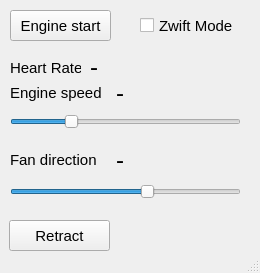
<?xml version="1.0" encoding="UTF-8"?>
<ui version="4.0">
 <class>MainWindow</class>
 <widget class="QMainWindow" name="MainWindow">
  <property name="geometry">
   <rect>
    <x>0</x>
    <y>0</y>
    <width>260</width>
    <height>273</height>
   </rect>
  </property>
  <property name="windowTitle">
   <string>MainWindow</string>
  </property>
  <property name="autoFillBackground">
   <bool>false</bool>
  </property>
  <widget class="QWidget" name="centralwidget">
   <widget class="QCheckBox" name="zwiftModeCheckBox">
    <property name="geometry">
     <rect>
      <x>140</x>
      <y>10</y>
      <width>101</width>
      <height>31</height>
     </rect>
    </property>
    <property name="font">
     <font>
      <pointsize>11</pointsize>
     </font>
    </property>
    <property name="text">
     <string>Zwift Mode</string>
    </property>
   </widget>
   <widget class="QSlider" name="engineSlider">
    <property name="geometry">
     <rect>
      <x>10</x>
      <y>111</y>
      <width>231</width>
      <height>21</height>
     </rect>
    </property>
    <property name="minimum">
     <number>800</number>
    </property>
    <property name="maximum">
     <number>1200</number>
    </property>
    <property name="value">
     <number>900</number>
    </property>
    <property name="orientation">
     <enum>Qt::Horizontal</enum>
    </property>
   </widget>
   <widget class="QSlider" name="servoPitchSlider">
    <property name="geometry">
     <rect>
      <x>10</x>
      <y>181</y>
      <width>231</width>
      <height>21</height>
     </rect>
    </property>
    <property name="minimum">
     <number>20</number>
    </property>
    <property name="maximum">
     <number>70</number>
    </property>
    <property name="value">
     <number>50</number>
    </property>
    <property name="orientation">
     <enum>Qt::Horizontal</enum>
    </property>
   </widget>
   <widget class="QLabel" name="heartRateTextLabel">
    <property name="geometry">
     <rect>
      <x>10</x>
      <y>57</y>
      <width>71</width>
      <height>21</height>
     </rect>
    </property>
    <property name="font">
     <font>
      <pointsize>11</pointsize>
     </font>
    </property>
    <property name="text">
     <string>Heart Rate:</string>
    </property>
   </widget>
   <widget class="QLabel" name="heartRateValueLabel">
    <property name="geometry">
     <rect>
      <x>90</x>
      <y>57</y>
      <width>151</width>
      <height>20</height>
     </rect>
    </property>
    <property name="font">
     <font>
      <pointsize>18</pointsize>
     </font>
    </property>
    <property name="text">
     <string>-</string>
    </property>
   </widget>
   <widget class="QLabel" name="engineRPMTextLabel">
    <property name="geometry">
     <rect>
      <x>10</x>
      <y>82</y>
      <width>101</width>
      <height>21</height>
     </rect>
    </property>
    <property name="font">
     <font>
      <pointsize>11</pointsize>
     </font>
    </property>
    <property name="text">
     <string>Engine speed</string>
    </property>
   </widget>
   <widget class="QLabel" name="engineRPMValueLabel">
    <property name="geometry">
     <rect>
      <x>116</x>
      <y>82</y>
      <width>101</width>
      <height>21</height>
     </rect>
    </property>
    <property name="font">
     <font>
      <pointsize>18</pointsize>
     </font>
    </property>
    <property name="text">
     <string>-</string>
    </property>
   </widget>
   <widget class="QLabel" name="servoPitchTextLabel">
    <property name="geometry">
     <rect>
      <x>10</x>
      <y>149</y>
      <width>101</width>
      <height>21</height>
     </rect>
    </property>
    <property name="font">
     <font>
      <pointsize>11</pointsize>
     </font>
    </property>
    <property name="text">
     <string>Fan direction</string>
    </property>
   </widget>
   <widget class="QLabel" name="servoPitchValueLabel">
    <property name="geometry">
     <rect>
      <x>116</x>
      <y>149</y>
      <width>101</width>
      <height>21</height>
     </rect>
    </property>
    <property name="font">
     <font>
      <pointsize>18</pointsize>
     </font>
    </property>
    <property name="text">
     <string>-</string>
    </property>
   </widget>
   <widget class="QPushButton" name="retractButton">
    <property name="geometry">
     <rect>
      <x>9</x>
      <y>220</y>
      <width>101</width>
      <height>31</height>
     </rect>
    </property>
    <property name="font">
     <font>
      <pointsize>11</pointsize>
     </font>
    </property>
    <property name="text">
     <string>Retract</string>
    </property>
   </widget>
   <widget class="QPushButton" name="engineStartButton">
    <property name="geometry">
     <rect>
      <x>10</x>
      <y>10</y>
      <width>101</width>
      <height>31</height>
     </rect>
    </property>
    <property name="font">
     <font>
      <pointsize>11</pointsize>
     </font>
    </property>
    <property name="text">
     <string>Engine start</string>
    </property>
   </widget>
  </widget>
  <widget class="QStatusBar" name="statusbar"/>
 </widget>
 <resources/>
 <connections/>
</ui>
